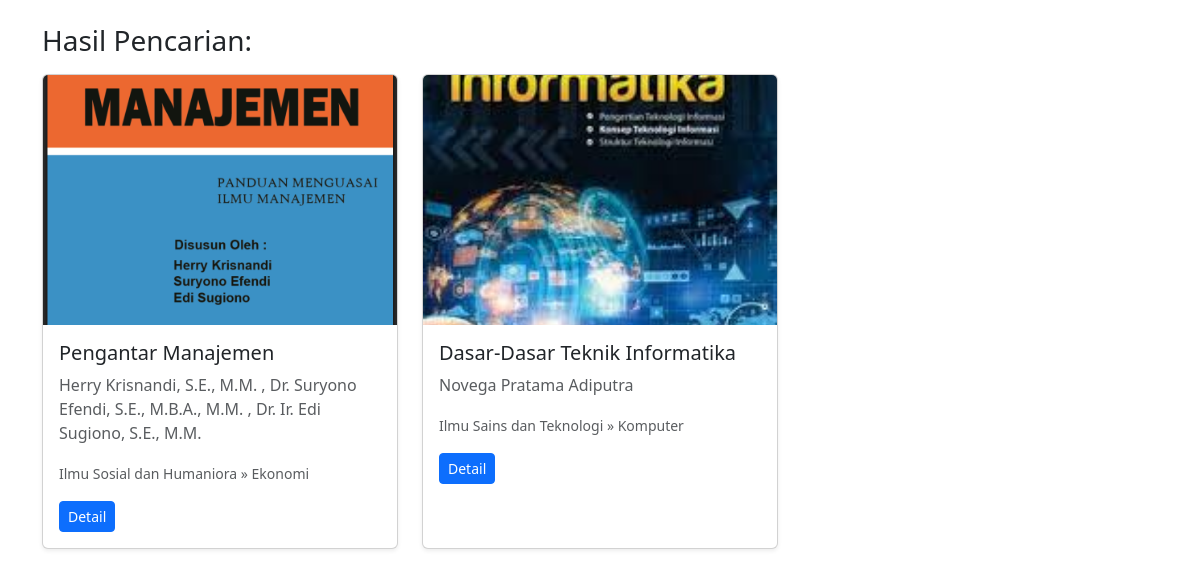
The page /search.php on the database as committed earlier.
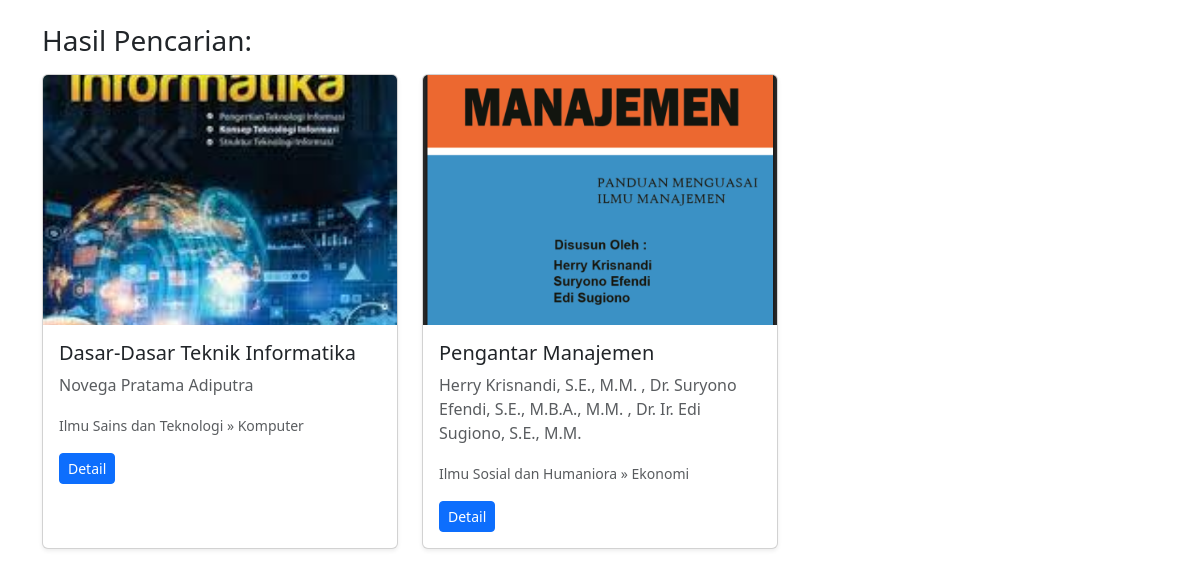
The same page on the database as committed later.
### tables this page shows
CREATE TABLE `buku` (
  `bukuId` int(11) NOT NULL,
  `judul` varchar(255) DEFAULT NULL,
  `penulis` varchar(255) DEFAULT NULL,
  `jumlah_halaman` int(11) DEFAULT NULL,
  `format` varchar(50) DEFAULT NULL,
  `penerbit` varchar(255) DEFAULT NULL,
  `tahun_terbit` year(4) DEFAULT NULL,
  `eISBN` varchar(50) DEFAULT NULL,
  `jumlah_buku` int(5) NOT NULL,
  `kategoriId` int(11) DEFAULT NULL,
  `id_subkategori` int(11) DEFAULT NULL,
  `rakId` int(11) DEFAULT NULL,
  `gambar` varchar(255) DEFAULT NULL,
  `sinopsis` text DEFAULT NULL
);

CREATE TABLE `kategori` (
  `kategoriId` int(11) NOT NULL,
  `nama_kategori` varchar(50) NOT NULL
);

CREATE TABLE `subkategori` (
  `id_subkategori` int(11) NOT NULL,
  `kategoriId` int(11) NOT NULL,
  `nama_subkategori` varchar(30) NOT NULL
);

### search.php (the view, shortened to what this page needs)
<?php
include './db/koneksi.php';
$q             = isset($_GET['q']) ? mysqli_real_escape_string($koneksi, $_GET['q']) : '';
$query = "SELECT b.*, k.nama_kategori, s.nama_subkategori, r.nomor_rak
          FROM buku b
          JOIN kategori k ON b.kategoriId = k.kategoriId
          JOIN subkategori s ON b.id_subkategori = s.id_subkategori
          JOIN rak r ON b.rakId = r.rakId
          WHERE (b.judul LIKE '%$q%'
                 OR b.penulis LIKE '%$q%'
                 OR b.penerbit LIKE '%$q%')";
$result = mysqli_query($koneksi, $query);
?>
<!DOCTYPE html>
<html lang="en">
<head>
  <link href="https://cdn.jsdelivr.net/npm/bootstrap@5.3.0/dist/css/bootstrap.min.css" rel="stylesheet">
</head>
<body>
  <div class="container mt-4">
    <h3>Hasil Pencarian: <?= htmlspecialchars($q) ?></h3>
    <div class="row mt-3">
      <?php if (mysqli_num_rows($result) > 0): ?>
        <?php while ($row = mysqli_fetch_assoc($result)): ?>
          <div class="col-md-4 mb-4">
            <div class="card h-100 shadow-sm">
              <img src="./assets/images/books/<?= htmlspecialchars($row['gambar']) ?>"
                class="card-img-top"
                alt="<?= htmlspecialchars($row['judul']) ?>"
                style="height: 250px; object-fit: cover;">
              <div class="card-body">
                <h5 class="card-title"><?= htmlspecialchars($row['judul']) ?></h5>
                <p class="card-text text-muted"><?= htmlspecialchars($row['penulis']) ?></p>
                <p class="card-text"><small class="text-muted">
                    <?= htmlspecialchars($row['nama_kategori']) ?> » <?= htmlspecialchars($row['nama_subkategori']) ?>
                  </small></p>
                <a href="detail.php?id=<?= $row['bukuId'] ?>" class="btn btn-sm btn-primary">Detail</a>
              </div>
            </div>
          </div>
        <?php endwhile; ?>
      <?php else: ?>
        <p class="text-danger">Tidak ada buku ditemukan.</p>
      <?php endif; ?>
    </div>
  </div>
</body>
</html>

Rows that differ between the two databases and show on the page:
changed buku "Dasar-Dasar Teknik Informatika": moves up the list
